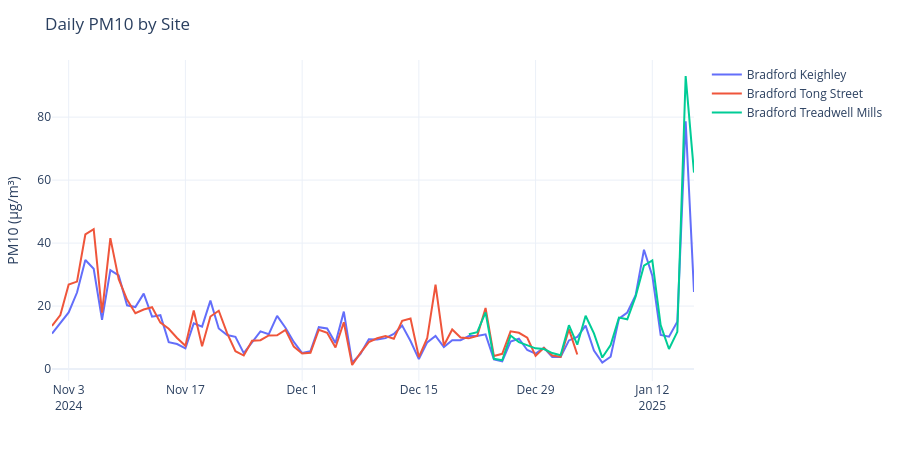

The notebook cell this image was saved under:
### Markdown cell above
Daily PM2.5 by site
	•	PM2.5 levels are more consistent across sites, with fewer extreme spikes than PM10.
	•	Keighley and Treadwell Mills show higher peaks than Tong Street toward the end of the period.
	•	This suggests regional background pollution with some site-specific enhancement.

### Code cell
# 3) Daily PM10 trend by site
pm10_site = daily[["site", "date", "pm10_mean"]].copy()
pm10_site["date"] = pd.to_datetime(pm10_site["date"])

fig3 = px.line(pm10_site, x="date", y="pm10_mean", color="site")
fig3 = polish(fig3, "Daily PM10 by Site", y_title="PM10 (µg/m³)")
fig3.show()
pio.write_html(fig3, out_dir / "fig3_pm10_by_site.html", include_plotlyjs="cdn")
